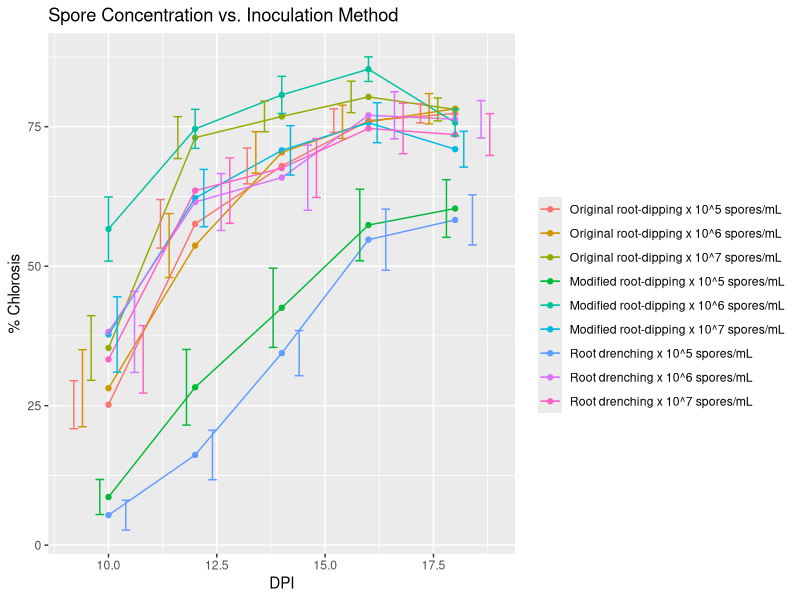

Recreate this plot in R.
#Line plot of disease progression for two-factor experiment on inoculation methods

library(dplyr)
library(ggplot2)
library(patchwork)

#for using ggplot we need the data in long format
#load the data
MC25data <- read.csv("MC_25data3.csv")

#creating a column with dpi
MC25data$dpi <- as.Date(MC25data$date, format = "%m/%d/%Y") - as.Date("7/10/25", format = "%m/%d/%Y")

#making trt a factor
MC25data$trt <- as.factor(MC25data$trt)

#changing the names of the factor levels for our legend
MC25data$trt <- factor(MC25data$trt, 
                       levels = c("dip_original_10_5", "dip_original_10_6", "dip_original_10_7", "dipmod_10_5",
                                  "dipmod_10_6", "dipmod_10_7", "dre_10_5", "dre_10_6",
                                  "dre_10_7"),
                       labels = c("Original root-dipping x 10^5 spores/mL", 
                                  "Original root-dipping x 10^6 spores/mL",
                                  "Original root-dipping x 10^7 spores/mL",
                                  "Modified root-dipping x 10^5 spores/mL",
                                  "Modified root-dipping x 10^6 spores/mL",
                                  "Modified root-dipping x 10^7 spores/mL", 
                                  "Root drenching x 10^5 spores/mL",
                                  "Root drenching x 10^6 spores/mL",
                                  "Root drenching x 10^7 spores/mL"))
                       
#making the plot with ggplot, aes makes the grid and it is where we determine the looks of the graph
plot3 <- MC25data %>%
  ggplot(aes(x = dpi, y = disease_percentage, color = trt, group = trt)) + #ggplot does the graph as multiple layers
  stat_summary(geom = "point", position = "dodge") + #geom point plots every single data point
  stat_summary(geom = "line", position = "dodge") + #stat_summary adds a layer with a summary statistic of the data, not the raw data
  stat_summary(geom = "errorbar", position = "dodge") +
  labs(x = "DPI", y = "% Chlorosis", title = "Spore Concentration vs. Inoculation Method", color = "")

print(plot3)